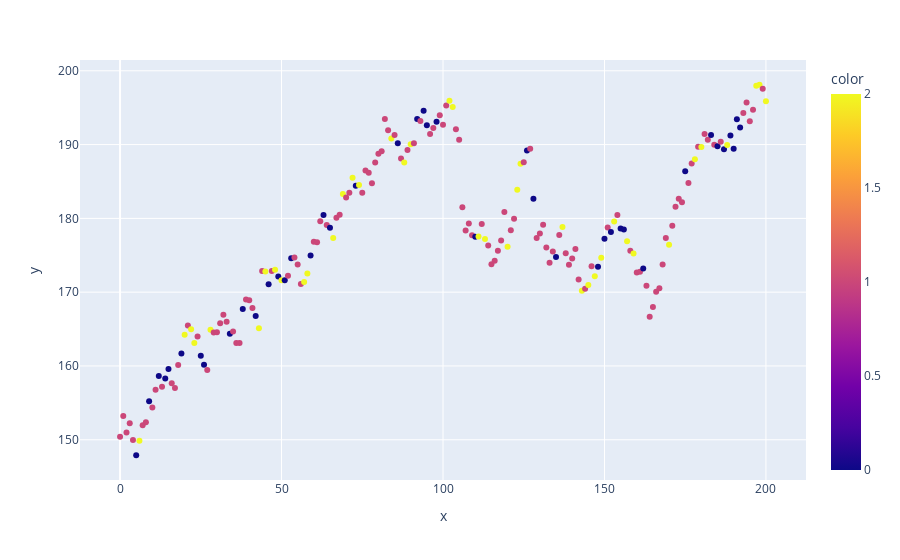

The code cell stored with this chart in its notebook:
### Code cell
fig = px.scatter(x=np.array(range(length-1)), y=np.array(price[-length+1:]), color=act)
fig.show()

### Figure 1 — Plotly figure (JSON) as saved in the notebook; plotly's stock layout.template omitted (floating-point values rounded to 4 significant figures; data arrays with more than 128 entries replaced by an {"elided": "..."} marker saying what was removed)
{"data": [{"hovertemplate": "x=%{x}<br>y=%{y}<br>color=%{marker.color}<extra></extra>", "legendgroup": "", "marker": {"color": {"elided": "201 int values"}, "coloraxis": "coloraxis", "symbol": "circle"}, "mode": "markers", "name": "", "orientation": "v", "showlegend": false, "type": "scatter", "x": {"elided": "201 int values"}, "xaxis": "x", "y": {"elided": "201 float values"}, "yaxis": "y"}], "layout": {"coloraxis": {"colorbar": {"title": {"text": "color"}}, "colorscale": [[0, "#0d0887"], [0.1111, "#46039f"], [0.2222, "#7201a8"], [0.3333, "#9c179e"], [0.4444, "#bd3786"], [0.5556, "#d8576b"], [0.6667, "#ed7953"], [0.7778, "#fb9f3a"], [0.8889, "#fdca26"], [1, "#f0f921"]]}, "legend": {"tracegroupgap": 0}, "margin": {"t": 60}, "xaxis": {"anchor": "y", "domain": [0, 1], "title": {"text": "x"}}, "yaxis": {"anchor": "x", "domain": [0, 1], "title": {"text": "y"}}}}
